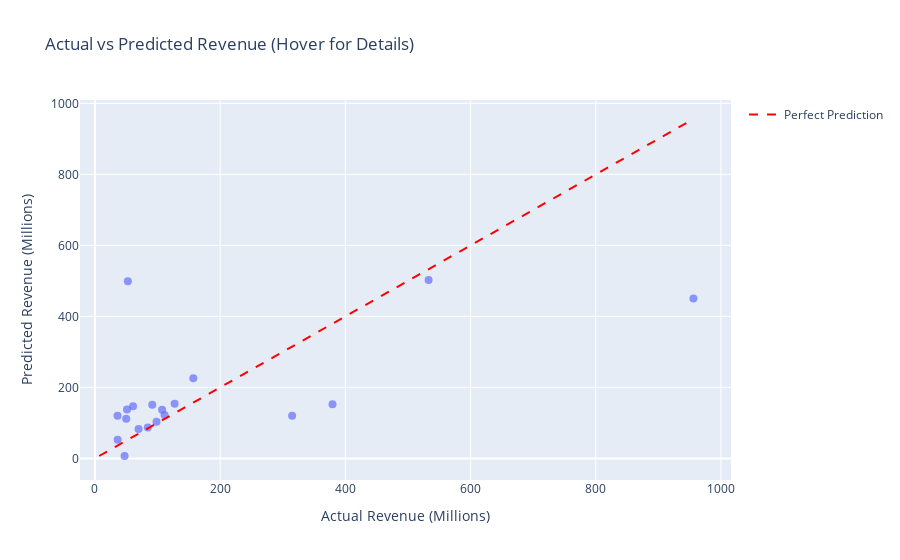

This figure's notebook cell:
### Code cell
polynomial_regression_genre_and_rated(6, df_clean, "Adventure", "R", True, True, True)

### Figure 1 — Plotly figure (JSON) as saved in the notebook; plotly's stock layout.template omitted (floating-point values rounded to 4 significant figures)
{"data": [{"customdata": [["Title: The Book of Eli<br>Genre: Adventure<br>Rated: R<br>Actual: $157.11M<br>Predicted: $225.94M"], ["Title: Predators<br>Genre: Adventure<br>Rated: R<br>Actual: $127.23M<br>Predicted: $153.88M"], ["Title: A Very Harold & Kumar Christmas<br>Genre: Adventure<br>Rated: R<br>Actual: $36.19M<br>Predicted: $52.5M"], ["Title: The Expendables 2<br>Genre: Adventure<br>Rated: R<br>Actual: $314.98M<br>Predicted: $120.39M"], ["Title: Riddick<br>Genre: Adventure<br>Rated: R<br>Actual: $98.34M<br>Predicted: $103.31M"], ["Title: The 100 Year-Old Man Who Climbed Out the Window and Disappeared<br>Genre: Adventure<br>Rated: R<br>Actual: $51.17M<br>Predicted: $137.55M"], ["Title: The Hobbit: The Battle of the Five Armies<br>Genre: Adventure<br>Rated: R<br>Actual: $956.02M<br>Predicted: $450.42M"], ["Title: Wild<br>Genre: Adventure<br>Rated: R<br>Actual: $52.5M<br>Predicted: $499.21M"], ["Title: The Revenant<br>Genre: Adventure<br>Rated: R<br>Actual: $532.95M<br>Predicted: $502.43M"], ["Title: Mad Max: Fury Road<br>Genre: Adventure<br>Rated: R<br>Actual: $379.44M<br>Predicted: $152.58M"], ["Title: Vacation<br>Genre: Adventure<br>Rated: R<br>Actual: $107.23M<br>Predicted: $136.77M"], ["Title: Mortdecai<br>Genre: Adventure<br>Rated: R<br>Actual: $47.28M<br>Predicted: $6.73M"], ["Title: Snatched<br>Genre: Adventure<br>Rated: R<br>Actual: $60.85M<br>Predicted: $146.75M"], ["Title: Good Boys<br>Genre: Adventure<br>Rated: R<br>Actual: $111.17M<br>Predicted: $122.04M"], ["Title: Crawl<br>Genre: Adventure<br>Rated: R<br>Actual: $91.54M<br>Predicted: $151.32M"], ["Title: 21 Bridges<br>Genre: Adventure<br>Rated: R<br>Actual: $49.94M<br>Predicted: $111.37M"], ["Title: Mortal Kombat<br>Genre: Adventure<br>Rated: R<br>Actual: $84.43M<br>Predicted: $87.36M"], ["Title: The Northman<br>Genre: Adventure<br>Rated: R<br>Actual: $69.63M<br>Predicted: $83.11M"], ["Title: Strays<br>Genre: Adventure<br>Rated: R<br>Actual: $36.07M<br>Predicted: $120.39M"]], "hovertemplate": "Actual Revenue (Millions)=%{x}<br>Predicted Revenue (Millions)=%{y}<br>hover_info=%{customdata[0]}<extra></extra>", "legendgroup": "", "marker": {"color": "#636efa", "opacity": 0.7, "size": 8, "symbol": "circle"}, "mode": "markers", "name": "", "orientation": "v", "showlegend": false, "type": "scatter", "x": [157.1, 127.2, 36.19, 315.0, 98.34, 51.17, 956.0, 52.5, 533.0, 379.4, 107.2, 47.28, 60.85, 111.2, 91.54, 49.94, 84.43, 69.63, 36.07], "xaxis": "x", "y": [225.9, 153.9, 52.5, 120.4, 103.3, 137.5, 450.4, 499.2, 502.4, 152.6, 136.8, 6.731, 146.8, 122.0, 151.3, 111.4, 87.36, 83.11, 120.4], "yaxis": "y"}, {"line": {"color": "red", "dash": "dash"}, "marker": {"opacity": 0.7, "size": 8}, "mode": "lines", "name": "Perfect Prediction", "type": "scatter", "x": [6.731, 956.0], "y": [6.731, 956.0]}], "layout": {"legend": {"tracegroupgap": 0}, "title": {"text": "Actual vs Predicted Revenue (Hover for Details)"}, "xaxis": {"anchor": "y", "domain": [0, 1], "title": {"text": "Actual Revenue (Millions)"}}, "yaxis": {"anchor": "x", "domain": [0, 1], "title": {"text": "Predicted Revenue (Millions)"}}}}
